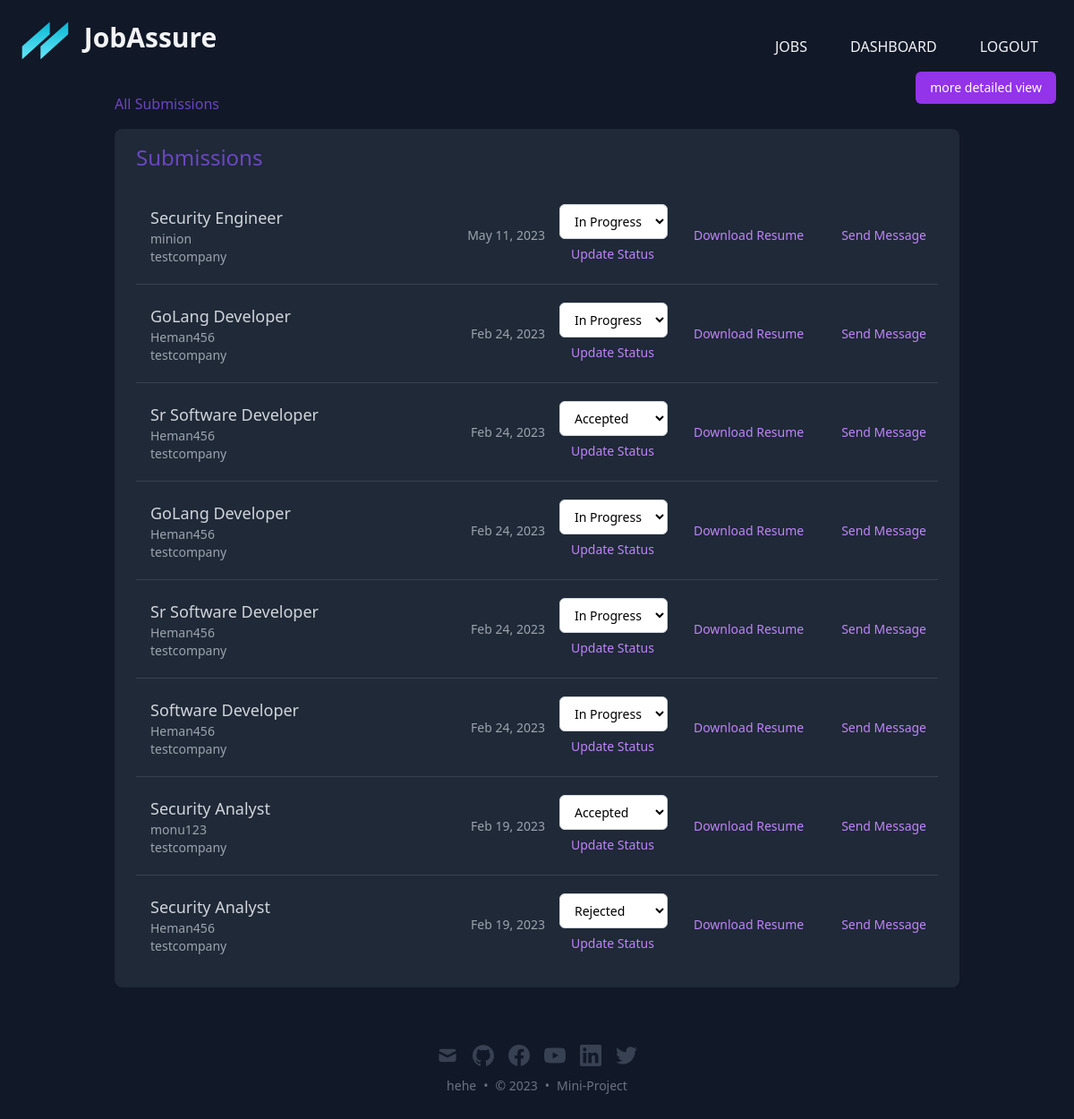
/dashboard/submissions/ (signed in), run on the app's committed database.
### dash/models.py (models this page shows)
class Submission(models.Model):
    STATUS_CHOICES = (
        ('accepted', 'Accepted'),
        ('rejected', 'Rejected'),
        ('in_progress', 'In Progress'),
    )
    job_post = models.ForeignKey(JobPost, on_delete=models.CASCADE)
    user = models.ForeignKey(User, on_delete=models.CASCADE)
    resume = models.FileField(upload_to='resumes/')
    status = models.CharField(max_length=20, choices=STATUS_CHOICES, default='in_progress')
    created_at = models.DateTimeField(auto_now_add=True)

class JobPost(models.Model):
    JOB_TYPE_CHOICES = (
        ('full_time', 'Full Time'),
        ('part_time', 'Part Time'),
        ('contract', 'Contract'),
        ('internship', 'Internship'),
        ('freelance', 'Freelance'),
    )
    user = models.ForeignKey(User, on_delete=models.CASCADE)
    title = models.CharField(max_length=200)
    company = models.CharField(max_length=200)
    description = models.TextField()
    job_type = models.CharField(max_length=20, choices=JOB_TYPE_CHOICES, default='full_time')
    created_at = models.DateTimeField(auto_now_add=True)

### dash/views.py (the view)
# urls.py: path('/submissions/', views.submissions, name='submissions'),
@login_required
def submissions(request):
    user = request.user
    job_title = request.GET.get('job_title') # get the job title from the request parameter
    if job_title: # if job_title parameter is present
        job_posts = JobPost.objects.filter(user=user, title=job_title) # filter by user and job_title
    else:
        job_posts = JobPost.objects.filter(user=user)
    submissions = Submission.objects.filter(job_post__in=job_posts).order_by('-created_at')
    success_message = messages.get_messages(request)
    return render(request, 'submissions.html', {'submissions': submissions, 'success_message': success_message})

### dash/templates/submissions.html (shortened to what this page needs)
{% extends 'base.html' %}
{% block content %}
<a href="/dashboard/submissions/"><h1 class="text-green-500 mb-4 text-purple-600">All Submissions</h1></a>
<div class="overflow-x-auto">
  <div style="position: fixed; top: 80px; right: 20px;">
    <a href="/dashboard/pie" class="inline-block bg-purple-600 text-white px-4 py-2 rounded-md text-sm font-medium hover:bg-purple-700">more detailed view</a>
  </div>
  <div class="bg-gray-800 rounded-lg shadow overflow-hidden">
    <div class="px-6 py-4">
      <h1 class="text-green-300 mb-4 text-purple-600 text-2xl font-medium">Submissions</h1>
      <ul class="divide-y divide-gray-700">
        {% if submissions %}
        {% for submission in submissions %}
        <li class="py-4 hover:bg-gray-700 transition duration-300 ease-in-out transform hover:-translate-y-1">
          <div class="flex justify-between items-center">
            <div class="flex items-center space-x-4">
              <div>
               <a href="/dashboard/submissions/?job_title={{ submission.job_post.title }}"> <h3 class="text-lg font-medium text-gray-300">{{ submission.job_post.title }}</h3></a>
                <p class="text-sm font-medium text-gray-400">{{ submission.user.username }}</p>
                <p class="text-sm font-medium text-gray-400">{{ submission.job_post.company }}</p>
              </div>
            </div>
            <div class="flex items-center space-x-4">
              <p class="text-sm font-medium text-gray-400">{{ submission.created_at|date:'M d, Y' }}</p>
              <form method="post" action="{% url 'update_submission_status' submission.id %}">
                <select name="status" class="block w-full mt-1 py-2 px-3 border border-gray-300 bg-white rounded-md shadow-sm focus:outline-none focus:ring-indigo-500 focus:border-indigo-500 sm:text-sm">
                  <option value="in_progress" {% if submission.status == "in_progress" %}selected{% endif %}>In Progress</option>
                  <option value="accepted" {% if submission.status == "accepted" %}selected{% endif %}>Accepted</option>
                  <option value="rejected" {% if submission.status == "rejected" %}selected{% endif %}>Rejected</option>
                </select>
                <button type="submit" class="inline-flex items-center px-3 py-2 border border-transparent text-sm leading-4 font-medium rounded-md text-purple-400 bg-gray-800 hover:bg-purple-600 hover:text-white focus:outline-none focus:ring-2 focus:ring-offset-2 focus:ring-purple-500 transition duration-300 ease-in-out transform hover:-translate-y-1 hover:scale-110">Update Status</button>
              </form>
              <a href="{{ submission.resume.url }}" class="inline-flex items-center px-3 py-2 border border-transparent text-sm leading-4 font-medium rounded-md text-purple-400 bg-gray-800 hover:bg-purple-600 hover:text-white focus:outline-none focus:ring-2 focus:ring-offset-2 focus:ring-purple-500 transition duration-300 ease-in-out transform hover:-translate-y-1 hover:scale-110">Download Resume</a>
              <a href="{% url 'send_message' submission_id=submission.id %}" class="inline-flex items-center px-3 py-2 border border-transparent text-sm leading-4 font-medium rounded-md text-purple-400 bg-gray-800 hover:bg-purple-600 hover:text-white focus:outline-none focus:ring-2 focus:ring-offset-2 focus:ring-purple-500 transition duration-300 ease-in-out transform hover:-translate-y-1 hover:scale-110">Send Message</a>
            </div>
          </div>
        </li>
      {% endfor %}
      {% else %}
  <p class="text-green-300 mb-4 text-purple-600 text-2xl font-medium">There are not yet any submissions.</p>
{% endif %}
      </ul>
    </div>
  </div>
</div>
{% endblock %}

### dash/templates/submissions.html (style rules this page uses)
.text-green-500 { color: #48bb78; }
.text-purple-600 { color: #6b46c1; }

### data on the page
Submission: job_post "Security Engineer", user.username "minion", job_post.company "testcompany", created_at "May 11, 2023", status "In Progress"
Submission: job_post "GoLang Developer", user.username "Heman456", job_post.company "testcompany", created_at "Feb 24, 2023", status "In Progress"
Submission: job_post "Sr Software Developer", user.username "Heman456", job_post.company "testcompany", created_at "Feb 24, 2023", status "Accepted"
Submission: job_post "GoLang Developer", user.username "Heman456", job_post.company "testcompany", created_at "Feb 24, 2023", status "In Progress"
Submission: job_post "Sr Software Developer", user.username "Heman456", job_post.company "testcompany", created_at "Feb 24, 2023", status "In Progress"
Submission: job_post "Software Developer", user.username "Heman456", job_post.company "testcompany", created_at "Feb 24, 2023", status "In Progress"
Submission: job_post "Security Analyst", user.username "monu123", job_post.company "testcompany", created_at "Feb 19, 2023", status "Accepted"
Submission: job_post "Security Analyst", user.username "Heman456", job_post.company "testcompany", created_at "Feb 19, 2023", status "Rejected"
